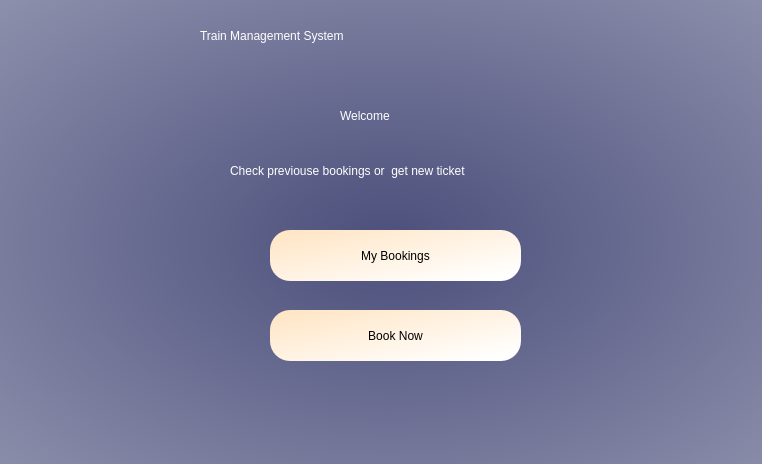
<?xml version="1.0" encoding="UTF-8"?>
<ui version="4.0">
 <class>Form</class>
 <widget class="QWidget" name="Form">
  <property name="geometry">
   <rect>
    <x>0</x>
    <y>0</y>
    <width>762</width>
    <height>464</height>
   </rect>
  </property>
  <property name="windowTitle">
   <string>Form</string>
  </property>
  <property name="styleSheet">
   <string notr="true">QWidget#Form{
background-color:qradialgradient(spread:pad, cx:0.51165, cy:0.523, radius:2, fx:0.511, fy:0.522727, stop:0 rgba(75, 79, 123, 255), stop:1 rgba(255, 255, 255, 255))}</string>
  </property>
  <widget class="QLabel" name="label">
   <property name="geometry">
    <rect>
     <x>200</x>
     <y>-10</y>
     <width>421</width>
     <height>91</height>
    </rect>
   </property>
   <property name="styleSheet">
    <string notr="true">
font: 26pt &quot;Segoe UI&quot;;color:rgb(255,255,255)</string>
   </property>
   <property name="text">
    <string>Train Management System</string>
   </property>
  </widget>
  <widget class="QPushButton" name="myBookingsButton">
   <property name="geometry">
    <rect>
     <x>270</x>
     <y>230</y>
     <width>251</width>
     <height>51</height>
    </rect>
   </property>
   <property name="styleSheet">
    <string notr="true">font: 16pt &quot;Segoe UI&quot;;
border-radius:20px;background-color:
qlineargradient(spread:pad, x1:0, y1:0, x2:1, y2:1, stop:0 rgba(255, 228, 194, 255), stop:0.914773 rgba(255, 255, 255, 255))</string>
   </property>
   <property name="text">
    <string>My Bookings</string>
   </property>
  </widget>
  <widget class="QLabel" name="label_2">
   <property name="geometry">
    <rect>
     <x>0</x>
     <y>0</y>
     <width>191</width>
     <height>121</height>
    </rect>
   </property>
   <property name="text">
    <string/>
   </property>
   <property name="pixmap">
    <pixmap>../Downloads/train-station.png</pixmap>
   </property>
   <property name="scaledContents">
    <bool>true</bool>
   </property>
  </widget>
  <widget class="QPushButton" name="bookNowButton">
   <property name="geometry">
    <rect>
     <x>270</x>
     <y>310</y>
     <width>251</width>
     <height>51</height>
    </rect>
   </property>
   <property name="styleSheet">
    <string notr="true">font: 16pt &quot;Segoe UI&quot;;
border-radius:20px;background-color:
qlineargradient(spread:pad, x1:0, y1:0, x2:1, y2:1, stop:0 rgba(255, 228, 194, 255), stop:0.914773 rgba(255, 255, 255, 255))</string>
   </property>
   <property name="text">
    <string>Book Now</string>
   </property>
  </widget>
  <widget class="QLabel" name="label_3">
   <property name="geometry">
    <rect>
     <x>230</x>
     <y>150</y>
     <width>391</width>
     <height>41</height>
    </rect>
   </property>
   <property name="styleSheet">
    <string notr="true">font: 13pt &quot;Segoe UI&quot;;color:rgb(255, 255, 255)</string>
   </property>
   <property name="text">
    <string>Check previouse bookings or  get new ticket</string>
   </property>
  </widget>
  <widget class="QLabel" name="label_4">
   <property name="geometry">
    <rect>
     <x>340</x>
     <y>90</y>
     <width>161</width>
     <height>51</height>
    </rect>
   </property>
   <property name="styleSheet">
    <string notr="true">color:rgb(255, 255, 255);
font: 22pt &quot;Segoe UI&quot;;</string>
   </property>
   <property name="text">
    <string>Welcome</string>
   </property>
  </widget>
  <widget class="QLabel" name="label_5">
   <property name="geometry">
    <rect>
     <x>0</x>
     <y>10</y>
     <width>191</width>
     <height>121</height>
    </rect>
   </property>
   <property name="text">
    <string/>
   </property>
   <property name="pixmap">
    <pixmap>train-station.png</pixmap>
   </property>
   <property name="scaledContents">
    <bool>true</bool>
   </property>
  </widget>
  <widget class="QLabel" name="label_7">
   <property name="geometry">
    <rect>
     <x>10</x>
     <y>350</y>
     <width>121</width>
     <height>111</height>
    </rect>
   </property>
   <property name="text">
    <string/>
   </property>
   <property name="pixmap">
    <pixmap>turn.png</pixmap>
   </property>
   <property name="scaledContents">
    <bool>true</bool>
   </property>
  </widget>
  <widget class="QLabel" name="label_6">
   <property name="geometry">
    <rect>
     <x>620</x>
     <y>10</y>
     <width>131</width>
     <height>121</height>
    </rect>
   </property>
   <property name="text">
    <string/>
   </property>
   <property name="pixmap">
    <pixmap>profile.png</pixmap>
   </property>
   <property name="scaledContents">
    <bool>true</bool>
   </property>
  </widget>
 </widget>
 <resources/>
 <connections/>
</ui>
